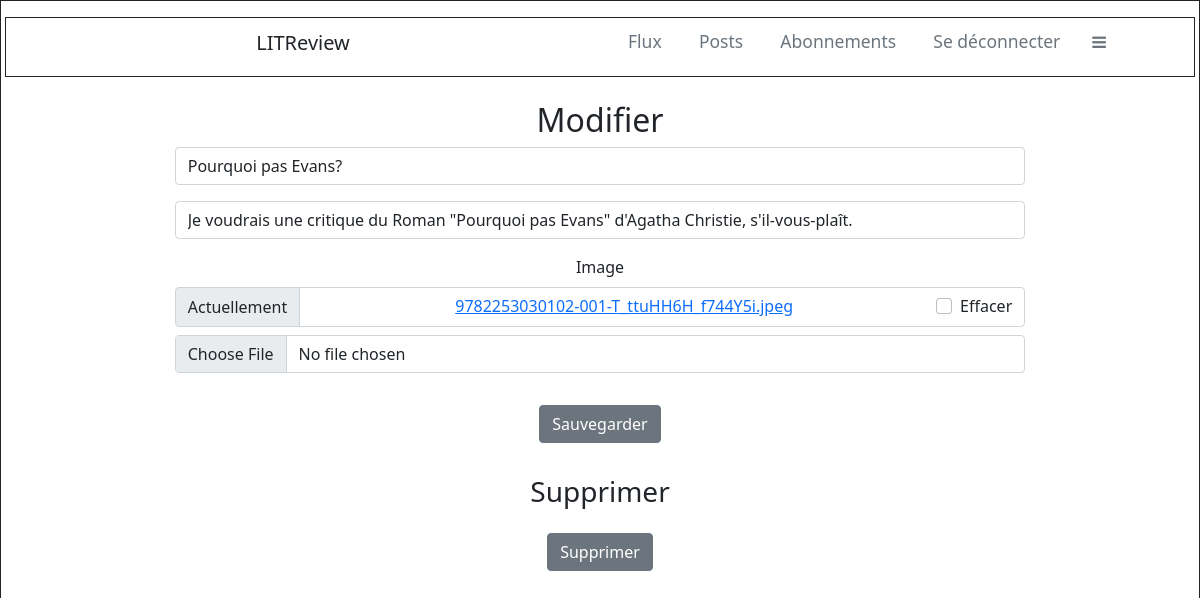
The app's page /blog/ticket/1/edit (signed in) with its own data.
### blog/models.py (models this page shows, shortened)
class Ticket(models.Model):  # ticket model
    title = models.CharField(max_length=128)
    description = models.CharField(max_length=2048)
    user = models.ForeignKey(settings.AUTH_USER_MODEL, on_delete=models.CASCADE)
    image = models.ImageField(null=True, blank=True)
    time_created = models.DateTimeField(auto_now_add=True)
    IMAGE_MAX_SIZE = (300, 300)

### blog/views.py (the view, shortened to what this page needs)
# urls.py: path('blog/ticket/<int:ticket_id>/edit', blog.views.edit_ticket, name='edit_ticket'),
@login_required
def edit_ticket(request, ticket_id):
    ticket = get_object_or_404(models.Ticket, id=ticket_id)
    edit_form = forms.TicketForm(instance=ticket)
    delete_form = forms.DeleteTicketForm()
    context = {
        'edit_form': edit_form,
        'delete_form': delete_form}
    return render(request, 'blog/edit_ticket.html', context=context)

### blog/forms.py
class TicketForm(forms.ModelForm):
    edit_ticket = forms.BooleanField(widget=forms.HiddenInput, initial=True)
    title = forms.CharField(label='',
                            widget=forms.TextInput(attrs={'class': 'form-control',
                                                          'placeholder': 'Titre'}))
    description = forms.CharField(label='',
                                  widget=forms.TextInput(attrs={'class': 'form-control',
                                                                'placeholder': 'Description'}))
    class Meta:
        model = models.Ticket
        fields = ['title', 'description', 'image']

class DeleteTicketForm(forms.Form):
    delete_ticket = forms.BooleanField(widget=forms.HiddenInput, initial=True)

### blog/templates/blog/edit_ticket.html (shortened to what this page needs)
{% extends 'base.html' %}
{% load crispy_forms_tags %}
{% block content %}
    <div class="container text-center w-75">
        <h2>Modifier</h2>
        <form method="post" enctype="multipart/form-data" novalidate>
            {{ edit_form|crispy }}
            <button type="submit" class = "m-3 btn btn-secondary btn-md">Sauvegarder</button>
        </form>
        <h3>Supprimer</h3>
        <form method="post" enctype="multipart/form-data">
            <button type="submit" class = "m-3 btn btn-secondary btn-md" >Supprimer</button>
        </form>
    </div>
{% endblock content %}

### records on screen
Ticket: title "Pourquoi pas Evans?", description "Je voudrais une critique du Roman \"Pourquoi pas Evans\" d'Agatha Christie, s'il-vous-plaît."
